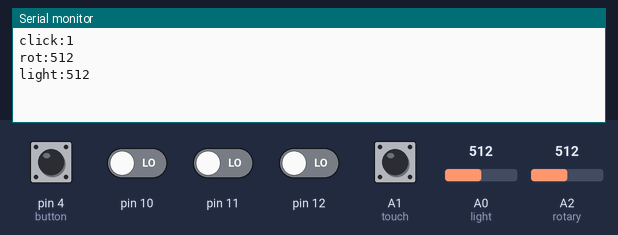
A sketch run on a simulated Arduino Uno, built with avr-gcc and run on an emulated ATmega328P. Shown: the last lines printed to the serial monitor. The test bench sets the inputs (shaded band); at power-on: A1 (touch), pin 4 (button), pin 10–12 LOW, A0 (light) = 512, A2 (rotary) = 512.

Above: at 1.2 s.
1.3 s: pin 4 (button) pulled HIGH for 0.15 s
At 1.9 s:
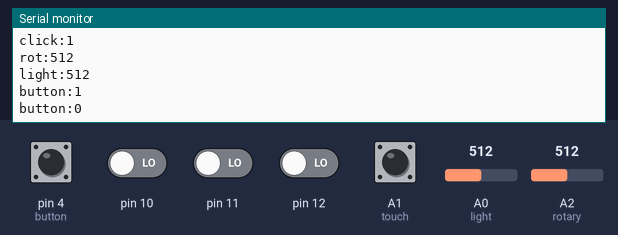
2.9 s: A1 (touch) pulled HIGH for 0.15 s
At 4.2 s:
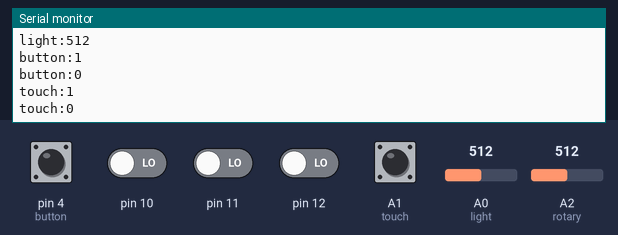
4.5 s: A0 (light) set to 716
At 4.8 s:
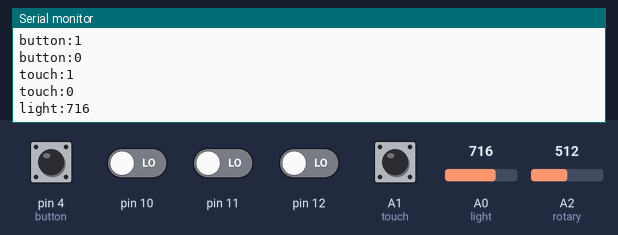
6.0 s: A2 (rotary) set to 716
At 7.2 s:
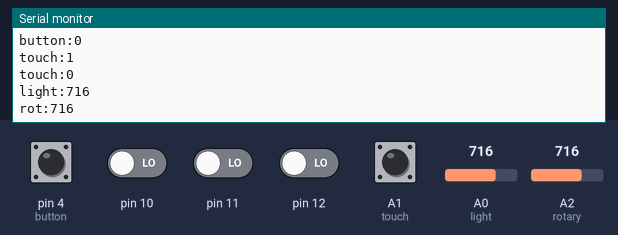
7.5 s: pin 10 driven HIGH
At 8.3 s:
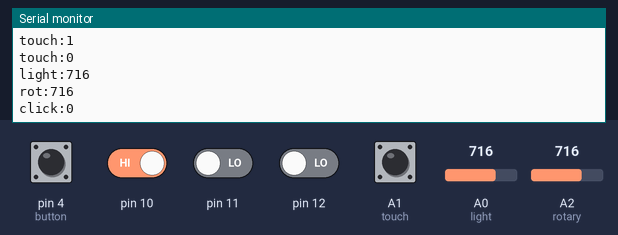
9.0 s: A2 (rotary) set to 900
At 9.8 s:
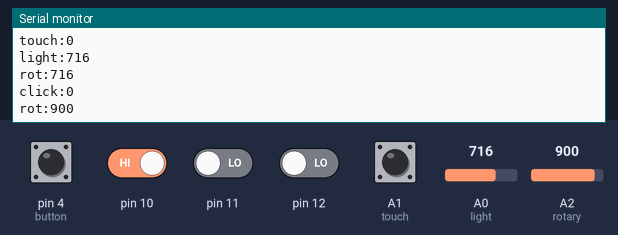

Measured:
- after the input at 1.3 s, the serial monitor: prints a new line at once (image 1)
- after the input at 2.9 s, the serial monitor: prints a new line at once (image 2)
- after the input at 4.5 s, the serial monitor: prints a new line at once (image 3)
- after the input at 6.0 s, the serial monitor: prints a new line at once (image 4)
- after the input at 7.5 s, the serial monitor: prints a new line at once (image 5)
- after the input at 9.0 s, the serial monitor: prints a new line at once (image 6)

The sketch:

board.ino
```cpp
int light = A0;
int button = 4;
int touch = A1;
int rotary = A2;

typedef struct {
	int A, B, Click;
} Encoder;
int encoderState = 0;

Encoder encoder = {11, 12, 10};

int cnt = 0;

void updateEncoderState(int a, int b) {
	switch(encoderState) {
	case 0:
		if (!a && b) {
			encoderState = 1;
			return;
		} else if (a && !b) {
			encoderState = 4;
			return;
		}
		break;
	case 1:
		if (!a && !b) {
			encoderState = 2;
			return;
		}
		break;
	case 2:
		if (a && !b) {
			encoderState = 3;
			return;
		}
		break;
	case 3:
		if (a && b) {
			encoderState = 0;
			Serial.println("encoder:0");
			return;
		}
		break;
	case 4:
		if (!a && !b) {
			encoderState = 5;
			return;
		}
		break;
	case 5:
		if (!a && b) {
			encoderState = 6;
			return;
		}
		break;
	case 6:
		if (a && b) {
			encoderState = 0;
			Serial.println("encoder:1");
			return;
		}
		break;
	}
	// if control flow reaches here, reset to 0
	encoderState = 0;
}

void setup() {
	pinMode(light, INPUT);
	pinMode(button, INPUT);
	pinMode(touch, INPUT);
	pinMode(rotary, INPUT);
	pinMode(encoder.A, INPUT);
	pinMode(encoder.B, INPUT);
	pinMode(encoder.Click, INPUT);
	Serial.begin(115200);
}

void testEncoder() {
	int v1 = digitalRead(10);
	int v2 = digitalRead(11);
	int v3 = digitalRead(12);

	Serial.print(v1);
	Serial.print(v2);
	Serial.println(v3);

	delay(100);
}

int pastLightVal = 10000;
int pastButtonVal = 0;
int pastTouchVal = 0;
int rotaryTime = -10000;
int pastRotaryVal = 10000;
Encoder pastEncoder = {1,1,1};
void loop() {
	int lightVal = analogRead(light);
	int buttonVal = digitalRead(button);
	int touchVal = digitalRead(touch);
	int rotaryVal = analogRead(rotary);
	Encoder encoderVal = {
		digitalRead(encoder.A),
		digitalRead(encoder.B),
		digitalRead(encoder.Click)
	};

	if (pastEncoder.Click != encoderVal.Click) {
		Serial.print("click:");
		Serial.println(!encoderVal.Click);
		pastEncoder.Click = encoderVal.Click;
	}

	if (pastEncoder.A != encoderVal.A || pastEncoder.B != encoderVal.B) {
		updateEncoderState(encoderVal.A, encoderVal.B);
		pastEncoder.A = encoderVal.A;
		pastEncoder.B = encoderVal.B;
	}

	int nowTime = millis();
	if (nowTime - rotaryTime > 1000) {
		if (abs(rotaryVal - pastRotaryVal) > 5) {
			Serial.print("rot:");
			Serial.println(rotaryVal);
			pastRotaryVal = rotaryVal;
		}
		rotaryTime = nowTime;
	}

	if (pastButtonVal != buttonVal) {
		Serial.print("button:");
		Serial.println(buttonVal);
		pastButtonVal = buttonVal;
		//Serial.println(cnt);
	}

	if (abs(lightVal - pastLightVal) > 200) {
		Serial.print("light:");
		Serial.println(lightVal);
		pastLightVal = lightVal;
	}

	if (pastTouchVal != touchVal) {
		Serial.print("touch:");
		Serial.println(touchVal);
		pastTouchVal = touchVal;
	}
}
```
